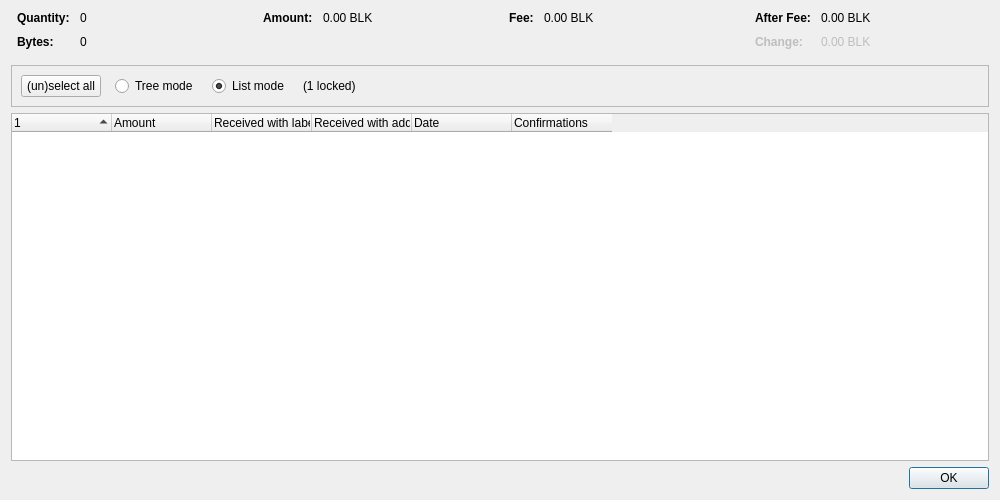
<?xml version="1.0" encoding="UTF-8"?>
<ui version="4.0">
 <class>CoinControlDialog</class>
 <widget class="QDialog" name="CoinControlDialog">
  <property name="geometry">
   <rect>
    <x>0</x>
    <y>0</y>
    <width>1000</width>
    <height>500</height>
   </rect>
  </property>
  <property name="windowTitle">
   <string>Coin Selection</string>
  </property>
  <layout class="QVBoxLayout" name="verticalLayout">
   <item>
    <layout class="QHBoxLayout" name="horizontalLayoutTop" stretch="0,0,0,0">
     <property name="topMargin">
      <number>0</number>
     </property>
     <property name="bottomMargin">
      <number>10</number>
     </property>
     <item>
      <layout class="QFormLayout" name="formLayoutCoinControl1">
       <property name="labelAlignment">
        <set>Qt::AlignLeft|Qt::AlignVCenter</set>
       </property>
       <property name="horizontalSpacing">
        <number>10</number>
       </property>
       <property name="verticalSpacing">
        <number>10</number>
       </property>
       <property name="leftMargin">
        <number>6</number>
       </property>
       <property name="rightMargin">
        <number>6</number>
       </property>
       <item row="0" column="0">
        <widget class="QLabel" name="labelCoinControlQuantityText">
         <property name="font">
          <font>
           <weight>75</weight>
           <bold>true</bold>
          </font>
         </property>
         <property name="text">
          <string>Quantity:</string>
         </property>
        </widget>
       </item>
       <item row="0" column="1">
        <widget class="QLabel" name="labelCoinControlQuantity">
         <property name="cursor">
          <cursorShape>IBeamCursor</cursorShape>
         </property>
         <property name="contextMenuPolicy">
          <enum>Qt::ActionsContextMenu</enum>
         </property>
         <property name="text">
          <string notr="true">0</string>
         </property>
         <property name="textInteractionFlags">
          <set>Qt::LinksAccessibleByMouse|Qt::TextSelectableByKeyboard|Qt::TextSelectableByMouse</set>
         </property>
        </widget>
       </item>
       <item row="1" column="0">
        <widget class="QLabel" name="labelCoinControlBytesText">
         <property name="font">
          <font>
           <weight>75</weight>
           <bold>true</bold>
          </font>
         </property>
         <property name="text">
          <string>Bytes:</string>
         </property>
        </widget>
       </item>
       <item row="1" column="1">
        <widget class="QLabel" name="labelCoinControlBytes">
         <property name="cursor">
          <cursorShape>IBeamCursor</cursorShape>
         </property>
         <property name="contextMenuPolicy">
          <enum>Qt::ActionsContextMenu</enum>
         </property>
         <property name="text">
          <string notr="true">0</string>
         </property>
         <property name="textInteractionFlags">
          <set>Qt::LinksAccessibleByMouse|Qt::TextSelectableByKeyboard|Qt::TextSelectableByMouse</set>
         </property>
        </widget>
       </item>
      </layout>
     </item>
     <item>
      <layout class="QFormLayout" name="formLayoutCoinControl2">
       <property name="horizontalSpacing">
        <number>10</number>
       </property>
       <property name="verticalSpacing">
        <number>10</number>
       </property>
       <property name="leftMargin">
        <number>6</number>
       </property>
       <property name="rightMargin">
        <number>6</number>
       </property>
       <item row="0" column="0">
        <widget class="QLabel" name="labelCoinControlAmountText">
         <property name="font">
          <font>
           <weight>75</weight>
           <bold>true</bold>
          </font>
         </property>
         <property name="text">
          <string>Amount:</string>
         </property>
        </widget>
       </item>
       <item row="0" column="1">
        <widget class="QLabel" name="labelCoinControlAmount">
         <property name="cursor">
          <cursorShape>IBeamCursor</cursorShape>
         </property>
         <property name="contextMenuPolicy">
          <enum>Qt::ActionsContextMenu</enum>
         </property>
         <property name="text">
          <string notr="true">0.00 BLK</string>
         </property>
         <property name="textInteractionFlags">
          <set>Qt::LinksAccessibleByMouse|Qt::TextSelectableByKeyboard|Qt::TextSelectableByMouse</set>
         </property>
        </widget>
       </item>
      </layout>
     </item>
     <item>
      <layout class="QFormLayout" name="formLayoutCoinControl3">
       <property name="horizontalSpacing">
        <number>10</number>
       </property>
       <property name="verticalSpacing">
        <number>10</number>
       </property>
       <property name="leftMargin">
        <number>6</number>
       </property>
       <property name="rightMargin">
        <number>6</number>
       </property>
       <item row="0" column="0">
        <widget class="QLabel" name="labelCoinControlFeeText">
         <property name="font">
          <font>
           <weight>75</weight>
           <bold>true</bold>
          </font>
         </property>
         <property name="text">
          <string>Fee:</string>
         </property>
        </widget>
       </item>
       <item row="0" column="1">
        <widget class="QLabel" name="labelCoinControlFee">
         <property name="cursor">
          <cursorShape>IBeamCursor</cursorShape>
         </property>
         <property name="contextMenuPolicy">
          <enum>Qt::ActionsContextMenu</enum>
         </property>
         <property name="text">
          <string notr="true">0.00 BLK</string>
         </property>
         <property name="textInteractionFlags">
          <set>Qt::LinksAccessibleByMouse|Qt::TextSelectableByKeyboard|Qt::TextSelectableByMouse</set>
         </property>
        </widget>
       </item>
      </layout>
     </item>
     <item>
      <layout class="QFormLayout" name="formLayoutCoinControl4">
       <property name="labelAlignment">
        <set>Qt::AlignLeft|Qt::AlignVCenter</set>
       </property>
       <property name="horizontalSpacing">
        <number>10</number>
       </property>
       <property name="verticalSpacing">
        <number>10</number>
       </property>
       <property name="leftMargin">
        <number>6</number>
       </property>
       <property name="rightMargin">
        <number>6</number>
       </property>
       <item row="0" column="0">
        <widget class="QLabel" name="labelCoinControlAfterFeeText">
         <property name="font">
          <font>
           <weight>75</weight>
           <bold>true</bold>
          </font>
         </property>
         <property name="text">
          <string>After Fee:</string>
         </property>
        </widget>
       </item>
       <item row="0" column="1">
        <widget class="QLabel" name="labelCoinControlAfterFee">
         <property name="cursor">
          <cursorShape>IBeamCursor</cursorShape>
         </property>
         <property name="contextMenuPolicy">
          <enum>Qt::ActionsContextMenu</enum>
         </property>
         <property name="text">
          <string notr="true">0.00 BLK</string>
         </property>
         <property name="textInteractionFlags">
          <set>Qt::LinksAccessibleByMouse|Qt::TextSelectableByKeyboard|Qt::TextSelectableByMouse</set>
         </property>
        </widget>
       </item>
       <item row="1" column="0">
        <widget class="QLabel" name="labelCoinControlChangeText">
         <property name="enabled">
          <bool>false</bool>
         </property>
         <property name="font">
          <font>
           <weight>75</weight>
           <bold>true</bold>
          </font>
         </property>
         <property name="text">
          <string>Change:</string>
         </property>
        </widget>
       </item>
       <item row="1" column="1">
        <widget class="QLabel" name="labelCoinControlChange">
         <property name="enabled">
          <bool>false</bool>
         </property>
         <property name="cursor">
          <cursorShape>IBeamCursor</cursorShape>
         </property>
         <property name="contextMenuPolicy">
          <enum>Qt::ActionsContextMenu</enum>
         </property>
         <property name="text">
          <string notr="true">0.00 BLK</string>
         </property>
         <property name="textInteractionFlags">
          <set>Qt::LinksAccessibleByMouse|Qt::TextSelectableByKeyboard|Qt::TextSelectableByMouse</set>
         </property>
        </widget>
       </item>
      </layout>
     </item>
    </layout>
   </item>
   <item>
    <widget class="QFrame" name="frame">
     <property name="minimumSize">
      <size>
       <width>0</width>
       <height>40</height>
      </size>
     </property>
     <property name="frameShape">
      <enum>QFrame::StyledPanel</enum>
     </property>
     <property name="frameShadow">
      <enum>QFrame::Sunken</enum>
     </property>
     <layout class="QHBoxLayout" name="horizontalLayout">
      <item>
       <layout class="QHBoxLayout" name="horizontalLayoutPanel" stretch="0,0,0,0,0">
        <property name="spacing">
         <number>14</number>
        </property>
        <item>
         <widget class="QPushButton" name="pushButtonSelectAll">
          <property name="sizePolicy">
           <sizepolicy hsizetype="Maximum" vsizetype="Fixed">
            <horstretch>0</horstretch>
            <verstretch>0</verstretch>
           </sizepolicy>
          </property>
          <property name="text">
           <string>(un)select all</string>
          </property>
          <property name="autoDefault">
           <bool>false</bool>
          </property>
         </widget>
        </item>
        <item>
         <widget class="QRadioButton" name="radioTreeMode">
          <property name="sizePolicy">
           <sizepolicy hsizetype="Maximum" vsizetype="Fixed">
            <horstretch>0</horstretch>
            <verstretch>0</verstretch>
           </sizepolicy>
          </property>
          <property name="text">
           <string>Tree mode</string>
          </property>
         </widget>
        </item>
        <item>
         <widget class="QRadioButton" name="radioListMode">
          <property name="sizePolicy">
           <sizepolicy hsizetype="Maximum" vsizetype="Fixed">
            <horstretch>0</horstretch>
            <verstretch>0</verstretch>
           </sizepolicy>
          </property>
          <property name="text">
           <string>List mode</string>
          </property>
          <property name="checked">
           <bool>true</bool>
          </property>
         </widget>
        </item>
        <item>
         <widget class="QLabel" name="labelLocked">
          <property name="text">
           <string notr="true">(1 locked)</string>
          </property>
         </widget>
        </item>
        <item>
         <spacer name="horizontalSpacer">
          <property name="orientation">
           <enum>Qt::Horizontal</enum>
          </property>
          <property name="sizeHint" stdset="0">
           <size>
            <width>40</width>
            <height>20</height>
           </size>
          </property>
         </spacer>
        </item>
       </layout>
      </item>
     </layout>
    </widget>
   </item>
   <item>
    <widget class="CoinControlTreeWidget" name="treeWidget">
     <property name="contextMenuPolicy">
      <enum>Qt::CustomContextMenu</enum>
     </property>
     <property name="sortingEnabled">
      <bool>false</bool>
     </property>
     <property name="columnCount">
      <number>6</number>
     </property>
     <attribute name="headerShowSortIndicator" stdset="0">
      <bool>true</bool>
     </attribute>
     <attribute name="headerStretchLastSection">
      <bool>false</bool>
     </attribute>
     <column>
      <property name="text">
       <string/>
      </property>
     </column>
     <column>
      <property name="text">
       <string>Amount</string>
      </property>
     </column>
     <column>
      <property name="text">
       <string>Received with label</string>
      </property>
     </column>
     <column>
      <property name="text">
       <string>Received with address</string>
      </property>
     </column>
     <column>
      <property name="text">
       <string>Date</string>
      </property>
     </column>
     <column>
      <property name="text">
       <string>Confirmations</string>
      </property>
      <property name="toolTip">
       <string>Confirmed</string>
      </property>
     </column>
     <column>
      <property name="text">
       <string/>
      </property>
     </column>
     <column>
      <property name="text">
       <string/>
      </property>
     </column>
     <column>
      <property name="text">
       <string/>
      </property>
     </column>
     <column>
      <property name="text">
       <string/>
      </property>
     </column>
    </widget>
   </item>
   <item>
    <widget class="QDialogButtonBox" name="buttonBox">
     <property name="orientation">
      <enum>Qt::Horizontal</enum>
     </property>
     <property name="standardButtons">
      <set>QDialogButtonBox::Ok</set>
     </property>
    </widget>
   </item>
  </layout>
 </widget>
 <customwidgets>
  <customwidget>
   <class>CoinControlTreeWidget</class>
   <extends>QTreeWidget</extends>
   <header>qt/coincontroltreewidget.h</header>
  </customwidget>
 </customwidgets>
 <resources/>
 <connections/>
</ui>
